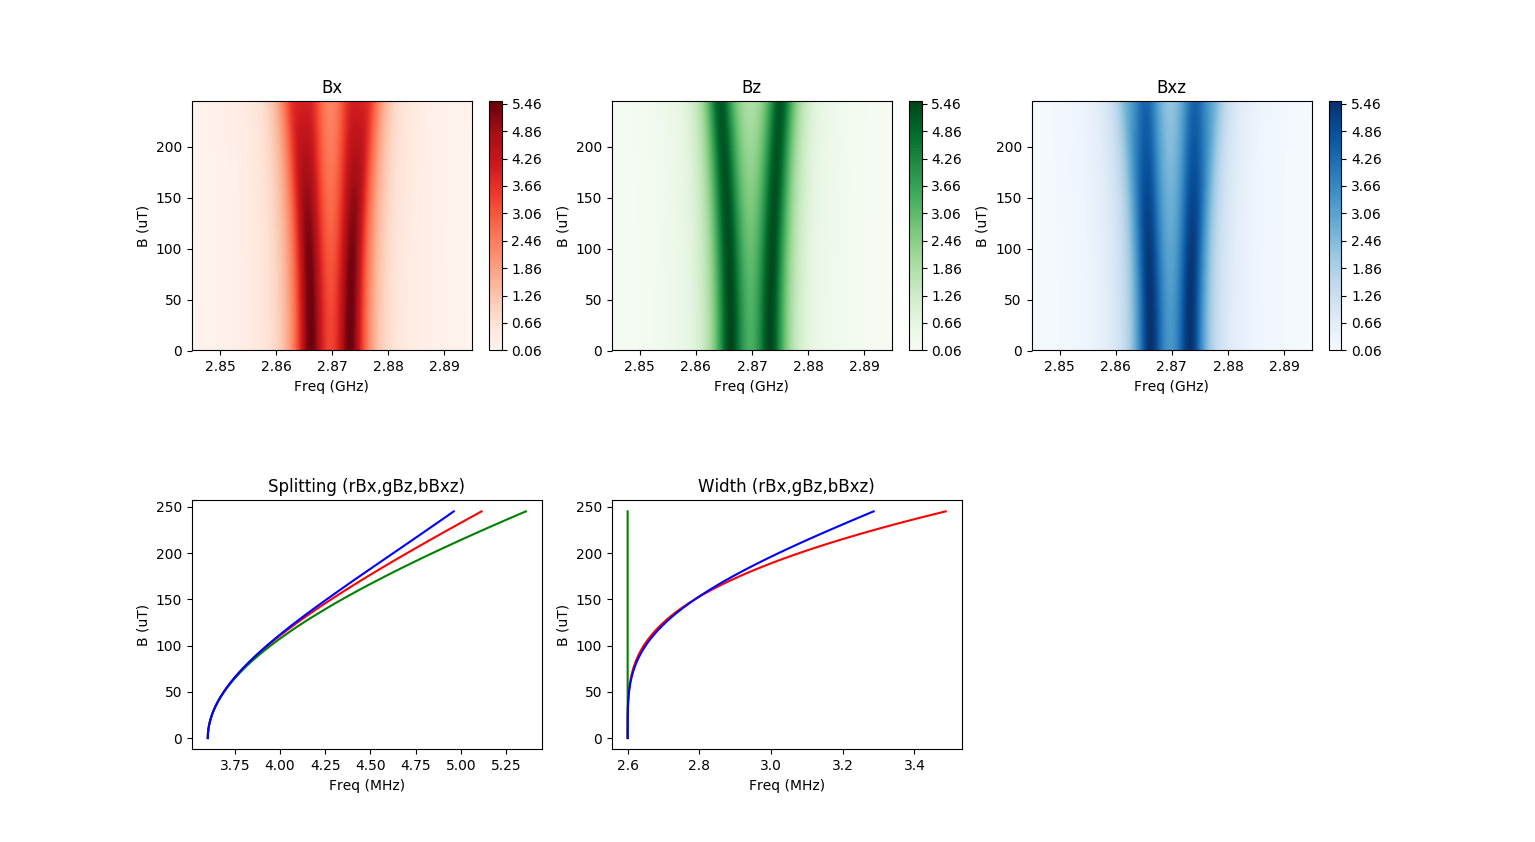

Generate this figure with Python:
import numpy as np
import matplotlib.pyplot as plt
from mpl_toolkits.mplot3d import Axes3D
from matplotlib import cm
from matplotlib.ticker import LinearLocator, FormatStrFormatter
import datetime

from NVeigenvalues import eigenvalues
from lor8 import lor8
from DEwidthZeroFieldFit import de

# Define variable arrays
zf = np.array([2.87e9,3.6e6,2.6e6,0,\
                0,0,0,0])
amp = np.array([1e7,1e7,1e7,1e7,1e7,1e7,1e7,1e7])
freq = np.arange(2.845e9,2.895e9,1e5)

# Given a magnetic field [Bx,By,Bz], generate
# NV- spectra
def NVspectrafromB(freq,zf,amp,Bx,By,Bz):
    # Define relevant arrays
    # Calculate eigenvalues for given Bx,By,Bz
    ev = eigenvalues(zf[0:3],[Bx,By,Bz])
    # Generate NV- spectra
    spectra = lor8(freq,zf,amp,ev)
##    plt.plot(freq,spectra)
##    plt.show()
    return spectra






# Next, generate spectra for various values of B
BArray = np.arange(1e-7,2.5e-4,50e-7)
spectrax = np.zeros(( len(BArray),len(freq)+1 ))
spectrax[:,0] = np.copy(BArray)
spectraz = np.copy(spectrax)
spectraxy = np.copy(spectrax)
spectraxz = np.copy(spectrax)
ewx = np.zeros((len(spectrax),8))
ewz = np.zeros((len(spectrax),8))
##ewxy = np.zeros((len(spectrax),8))
ewxz = np.zeros((len(spectrax),8))
for i in range(0,len(spectrax),1):
    spectrax[i,1:] = NVspectrafromB(freq,zf,amp,BArray[i],0,0)
    spectraz[i,1:] = NVspectrafromB(freq,zf,amp,0,0,BArray[i])
##    spectraxy[i,1:] = NVspectrafromB(freq,zf,amp,\
##                                     BArray[i]/np.sqrt(2),BArray[i]/np.sqrt(2),0)
    spectraxz[i,1:] = NVspectrafromB(freq,zf,amp,\
                                     BArray[i]/np.sqrt(2),0,BArray[i]/np.sqrt(2))
    ewx[i,:] = np.copy(de(freq,spectrax[i,1:],zf))
    ewz[i,:] = np.copy(de(freq,spectraz[i,1:],zf))
##    ewxy[i,:] = np.copy(de(freq,spectraxy[i,1:],zf))
    ewxz[i,:] = np.copy(de(freq,spectraxz[i,1:],zf))
##print ewxy[:,1]
##print len(spectrax)
##print len(spectraz)
##print len(spectraxy)
##print de(freq,spectraxy[i,1:],zf)
##print de(freq,spectraxy[249,1:],zf)




fig = plt.figure(figsize=plt.figaspect(1.))

ax = fig.add_subplot(2,3,1)
X = freq/1e9
Y = spectrax[:,0]*1e6
X,Y = np.meshgrid(X,Y)
Z = spectrax[:,1:]
plt.contourf(X,Y,Z,100,cmap='Reds')
plt.colorbar()
ax.set_title('Bx')
ax.set_xlabel('Freq (GHz)')
ax.set_ylabel('B (uT)')

ax = fig.add_subplot(2,3,2)
X = freq/1e9
Y = spectraz[:,0]*1e6
X,Y = np.meshgrid(X,Y)
Z = spectraz[:,1:]
plt.contourf(X,Y,Z,100,cmap='Greens')
plt.colorbar()
ax.set_title('Bz')
ax.set_xlabel('Freq (GHz)')
ax.set_ylabel('B (uT)')

ax = fig.add_subplot(2,3,3)
X = freq/1e9
##Y = spectraxy[:,0]*1e6
Y = spectraxz[:,0]*1e6
X,Y = np.meshgrid(X,Y)
##Z = spectraxy[:,1:]
Z = spectraxz[:,1:]
plt.contourf(X,Y,Z,100,cmap='Blues')
plt.colorbar()
ax.set_title('Bxz')
ax.set_xlabel('Freq (GHz)')
ax.set_ylabel('B (uT)')

ax = fig.add_subplot(2,3,4)
ax.plot(ewx[:,1]/1e6,spectrax[:,0]*1e6,'r-',\NVspe
        ewz[:,1]/1e6,spectraz[:,0]*1e6,'g-',\
        ewxz[:,1]/1e6,spectraxz[:,0]*1e6,'b-')
ax.set_title('Splitting (rBx,gBz,bBxz)')
ax.set_xlabel('Freq (MHz)')
ax.set_ylabel('B (uT)')

ax = fig.add_subplot(2,3,5)
ax.plot(ewx[:,2]/1e6,spectrax[:,0]*1e6,'r-',\
        ewz[:,2]/1e6,spectraz[:,0]*1e6,'g-',\
        ewxz[:,2]/1e6,spectraxz[:,0]*1e6,'b-')
ax.set_title('Width (rBx,gBz,bBxz)')
ax.set_xlabel('Freq (MHz)')
ax.set_ylabel('B (uT)')

plt.subplots_adjust(wspace=.2,hspace=.6)
plt.draw()
plt.show()
